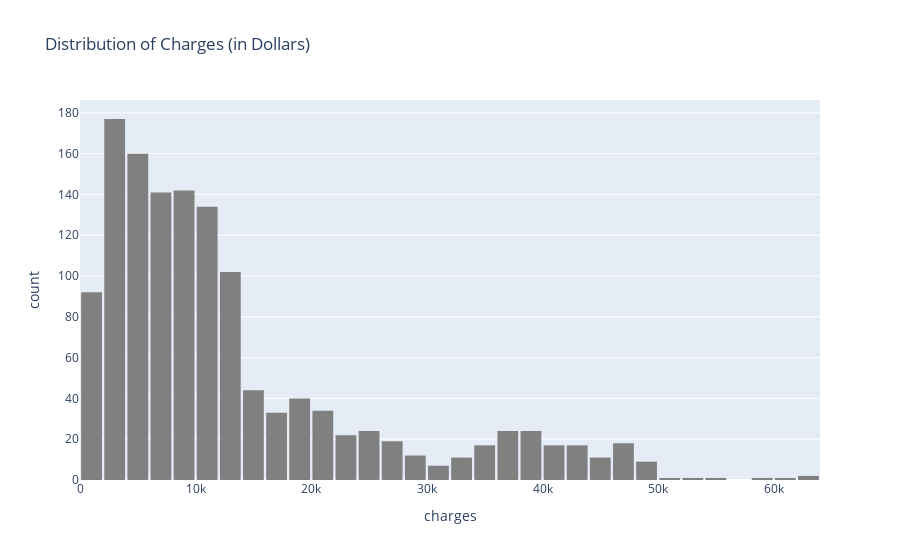

This figure's notebook cell:
### Code cell
#Visualize the 'charges' column
charges = px.histogram(h_data, x='charges', color_discrete_sequence=['gray'], title = 'Distribution of Charges (in Dollars)')
charges.update_layout(bargap=0.1)
charges.show()

### Figure 1 — Plotly figure (JSON) as saved in the notebook; plotly's stock layout.template omitted (floating-point values rounded to 4 significant figures; data arrays with more than 128 entries replaced by an {"elided": "..."} marker saying what was removed)
{"data": [{"alignmentgroup": "True", "bingroup": "x", "hovertemplate": "charges=%{x}<br>count=%{y}<extra></extra>", "legendgroup": "", "marker": {"color": "gray", "pattern": {"shape": ""}}, "name": "", "offsetgroup": "", "orientation": "v", "showlegend": false, "type": "histogram", "x": {"elided": "1338 float values"}, "xaxis": "x", "yaxis": "y"}], "layout": {"bargap": 0.1, "barmode": "relative", "legend": {"tracegroupgap": 0}, "title": {"text": "Distribution of Charges (in Dollars)"}, "xaxis": {"anchor": "y", "domain": [0, 1], "title": {"text": "charges"}}, "yaxis": {"anchor": "x", "domain": [0, 1], "title": {"text": "count"}}}}
